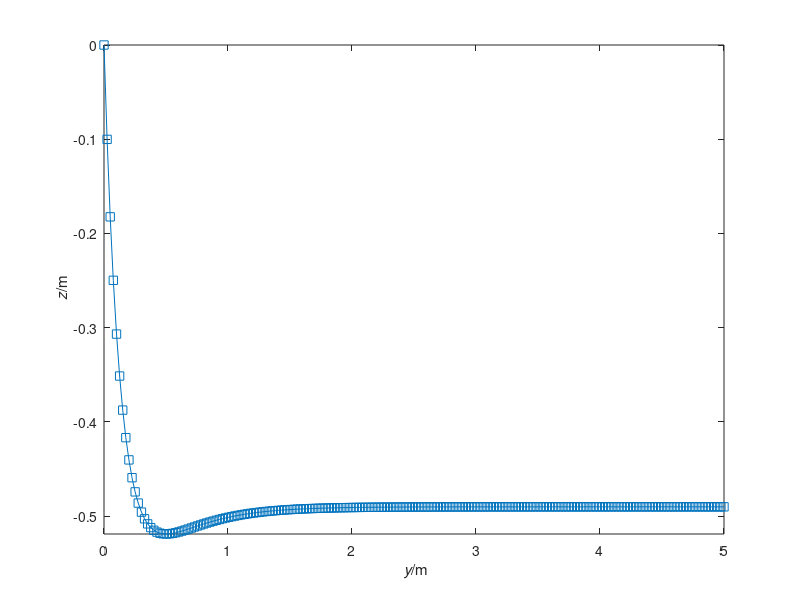

Write MATLAB code to recreate this figure.
%%% _examblock.m
%% Last-Updated: 2024-04-10T22:32:15+0200
%%
%% SI units used throughout
%% Simulation of two bodies connected by non-Hookean spring in 2D
%% Coordinates (y,z)
m = 100; % mass of object a
z0 = 0;
v0 = -4.4272;
k = 2000;
h = 1000;
g = 9.8;
t0 = 0; % initial time
t1 = 5; % final time, can also be earlier than initial
dt = 0.001; % time step, negative if backward time integration %@
%% adjust final time if not multiple of timestep
%% check if timestep and time interval are consistent
if (t1-t0)*dt <= 0
  error('time interval inconsistent with timestep');
end
%% Save values of all quantities at some steps during the simulation,
%% for subsequente analysis or plotting
%% (saving at all timesteps could be too costly)
Nsaves = 200; % number of timepoints to save during the simulation
%% Calculate time interval for saving
dsave = (t1-t0)/(Nsaves-1);
if abs(dsave) < abs(dt)
  error('time interval between saves is smaller than timestep')
end
%% Initialize vectors to contain saved values
tSave = nan(Nsaves,1); % time
zSave = nan(Nsaves,1); % position object a
vSave = nan(Nsaves,1); % position object a
FSave = nan(Nsaves,1); % position object a
%% Save initial values
i = 1; % index that keeps count of savepoints
tSave(1) = t0;
zSave(1) = z0;
vSave(1) = v0;
FSave(1) = -k*z0 - h*v0;
%% Initialize plot
cols = get(0, 'DefaultAxesColorOrder');
plot(tSave(1), zSave(1), 's','Color',cols(1,:)); axis('tight');
xlabel('{\it y}/m'); ylabel('{\it z}/m'); hold on;
%% %@
%% Numerical time integration
%% Initialize
t = t0;
z = z0;
v = v0;
P = m*v0;
G = -m*g;
%% loop
while (t < t1 && t0 < t1) || (t1 < t && t1 < t0) % possible backward time integr.
  %% update time
  t = t + dt;
  %% non-Hookean constitutive relation
  F = -k*z - h*v;
  %% update momentum
  P = P + (F + G)*dt;
  %% update velocity
  v = P/m;
  %% update position. We could also update first position, then velocity
  z = z + v*dt;
  %% Check whether to save & plot at this step
  if min(abs([0 dsave] - mod(t-t0, dsave))) <= abs(dt)/2
    i = i+1;
    tSave(i) = t;
    zSave(i) = z;
    vSave(i) = v;
    FSave(i) = F;
    plot(t, z, 's','Color',cols(1,:));
    pause(0.001);
  end %@
end %@
%% Plot full trajectory
plot(tSave,zSave,'-','Color',cols(1,:));
